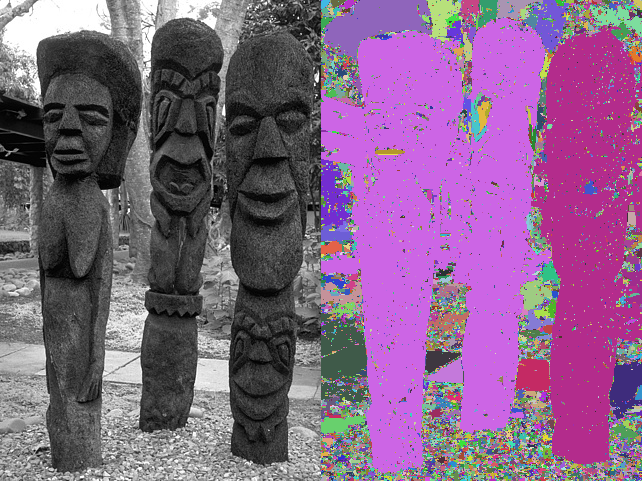
#> input picture visualizations/101085.png, 642 x 481 px, found by its file name; its folder holds only this picture in this run
$ python visualize.py --file ../visualizations/101085.png
#> lines starting #> are read from the running program, lines starting #| are printed output that depends on the picture
"""
visualize.py  –  Side-by-side visualization of original image vs segmentation mask.

Usage:
    python scripts/visualize.py                          # visualize all test images
    python scripts/visualize.py --file 108082.png        # single image
    python scripts/visualize.py --images train/images --masks train/masks  # train set
    python scripts/visualize.py --count 6               # first N images only

Output:
    visualizations/<filename>  –  side-by-side PNG (original | colorized segments)
"""

import os
import argparse
import numpy as np
from PIL import Image


# ─── deterministic colour palette ────────────────────────────────────────────
def _make_palette(n: int, seed: int = 42) -> np.ndarray:
    """Return (n, 3) uint8 RGB palette, reproducible across runs."""
    rng = np.random.default_rng(seed)
    palette = rng.integers(40, 230, size=(max(n, 1), 3), dtype=np.uint8)
    return palette


def colorize(mask: np.ndarray) -> np.ndarray:
    """Map integer segment labels → RGB image."""
    n_segs  = int(mask.max()) + 1
    palette = _make_palette(n_segs)
    rgb     = palette[mask % len(palette)]   # wrap for safety
    return rgb.astype(np.uint8)


def side_by_side(gray: np.ndarray, colored: np.ndarray) -> Image.Image:
    """Stitch grayscale (as RGB) and coloured mask side by side."""
    gray_rgb = np.stack([gray, gray, gray], axis=-1)
    canvas   = np.concatenate([gray_rgb, colored], axis=1)
    return Image.fromarray(canvas)


def process(img_path: str, mask_path: str, out_path: str) -> int:
#> called with img_path = 'test/images/../visualizations/101085.png'
    gray = np.array(Image.open(img_path).convert("L"), dtype=np.uint8)
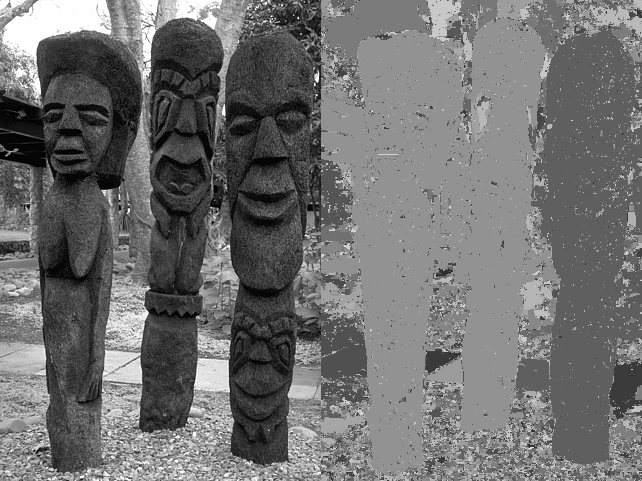
#> gray: shape (481, 642); min 0, max 255, mean 112.2
    mask = np.array(Image.open(mask_path), dtype=np.int32)
    colored  = colorize(mask)
#> in colorize, `n_segs  = int(mask.max()) + 1`: n_segs = 256
#> in _make_palette, `palette = rng.integers(40, 230, size=(max(n, 1), 3), dtype=np.uint8)`: palette = 256 rows, first 8: [140, 56, 226], [64, 186, 229], [147, 163, 111], [103, 106, 66], [56, 201, 121], [183, 53, 202], [144, 140, 56], [50, 139, 214]
    combined = side_by_side(gray, colored)
    combined.save(out_path)
    return int(mask.max()) + 1


def main():
    parser = argparse.ArgumentParser()
    parser.add_argument("--images", default="test/images")
    parser.add_argument("--masks",  default="predicted_masks")
    parser.add_argument("--out",    default="visualizations")
    parser.add_argument("--file",   default=None, help="Process a single filename")
    parser.add_argument("--count",  type=int, default=None, help="Limit to first N images")
    args = parser.parse_args()

    os.makedirs(args.out, exist_ok=True)

    if args.file:
        files = [args.file]
    else:
        files = sorted(f for f in os.listdir(args.masks) if f.endswith(".png"))
        if args.count:
            files = files[:args.count]

    print(f"Visualizing {len(files)} image(s) → '{args.out}/'")

    for fname in files:
        img_path  = os.path.join(args.images, fname)
        mask_path = os.path.join(args.masks,  fname)
        out_path  = os.path.join(args.out,    fname)

        if not os.path.exists(img_path):
            print(f"  [SKIP] {fname} – image not found")
            continue
        if not os.path.exists(mask_path):
            print(f"  [SKIP] {fname} – mask not found")
            continue

        n = process(img_path, mask_path, out_path)
        print(f"  {fname}  ({n:,} segments)  →  {out_path}")

    print("Done.")


if __name__ == "__main__":
#> (the run stopped early here; a loop or call above may not have finished)

$ run again, on visualizations/119082.png
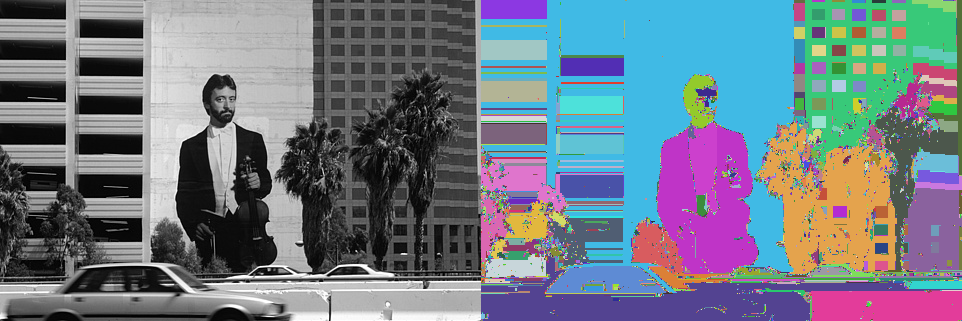
#> input picture visualizations/119082.png, 962 x 321 px, found by its file name
#> in process, `gray = np.array(Image.open(img_path).convert("L"), dtype=np.uint8)`:
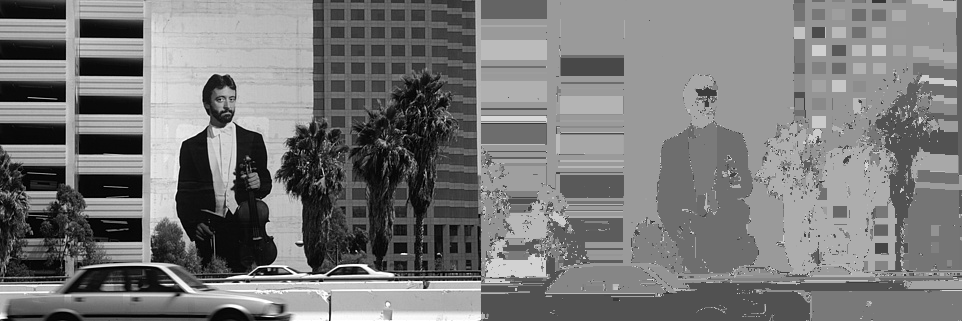
#> gray: shape (321, 962); min 0, max 255, mean 120.8
#> n_segs = 256
#> in _make_palette, `palette = rng.integers(40, 230, size=(max(n, 1), 3), dtype=np.uint8)`: palette = 256 rows, first 8: [140, 56, 226], [64, 186, 229], [147, 163, 111], [103, 106, 66], [56, 201, 121], [183, 53, 202], [144, 140, 56], [50, 139, 214]

$ run again, on visualizations/12084.png
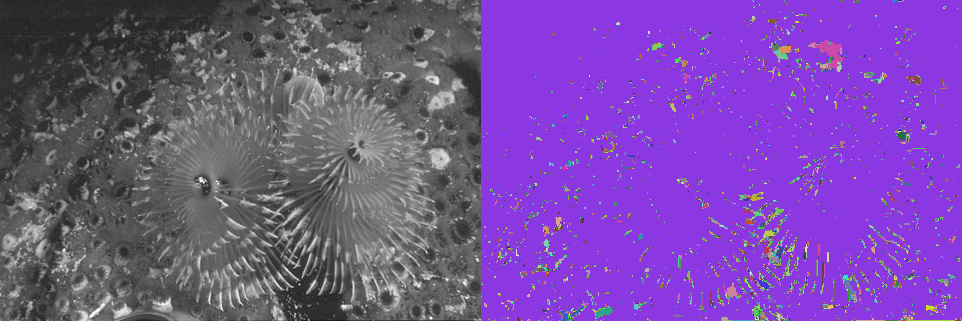
#> input picture visualizations/12084.png, 962 x 321 px, found by its file name
#> in process, `gray = np.array(Image.open(img_path).convert("L"), dtype=np.uint8)`:
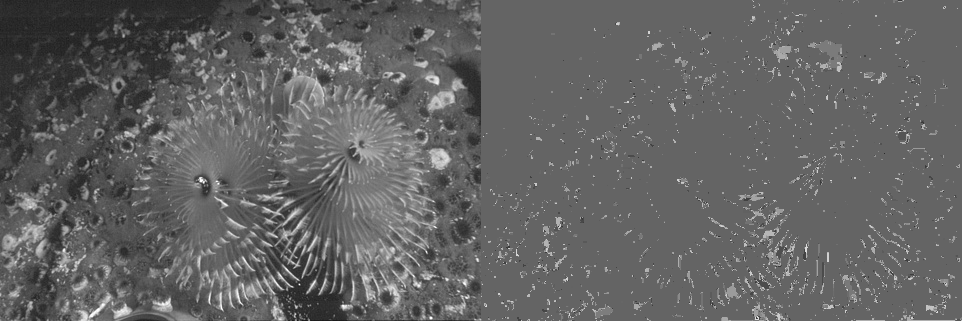
#> gray: shape (321, 962); min 22, max 255, mean 98.8
#> n_segs = 256
#> in _make_palette, `palette = rng.integers(40, 230, size=(max(n, 1), 3), dtype=np.uint8)`: palette = 256 rows, first 8: [140, 56, 226], [64, 186, 229], [147, 163, 111], [103, 106, 66], [56, 201, 121], [183, 53, 202], [144, 140, 56], [50, 139, 214]

$ run again, on visualizations/126007.png
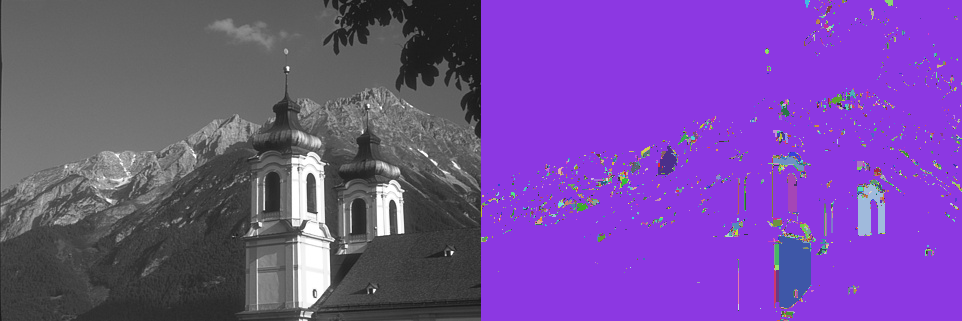
#> input picture visualizations/126007.png, 962 x 321 px, found by its file name
#> in process, `gray = np.array(Image.open(img_path).convert("L"), dtype=np.uint8)`:
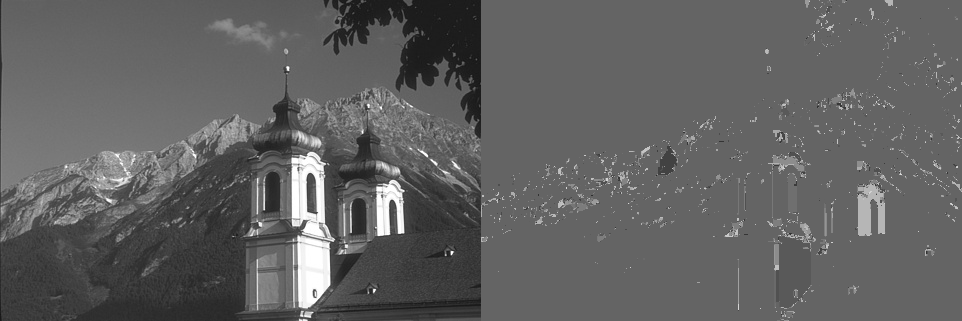
#> gray: shape (321, 962); min 21, max 255, mean 97
#> n_segs = 256
#> in _make_palette, `palette = rng.integers(40, 230, size=(max(n, 1), 3), dtype=np.uint8)`: palette = 256 rows, first 8: [140, 56, 226], [64, 186, 229], [147, 163, 111], [103, 106, 66], [56, 201, 121], [183, 53, 202], [144, 140, 56], [50, 139, 214]

$ run again, on visualizations/103070.png
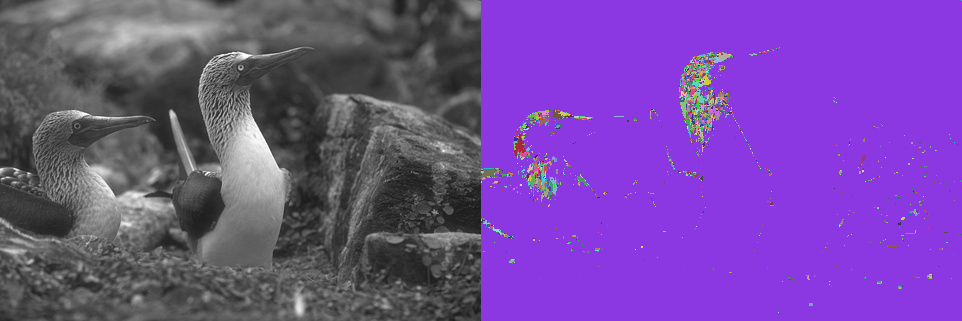
#> input picture visualizations/103070.png, 962 x 321 px, found by its file name
#> in process, `gray = np.array(Image.open(img_path).convert("L"), dtype=np.uint8)`:
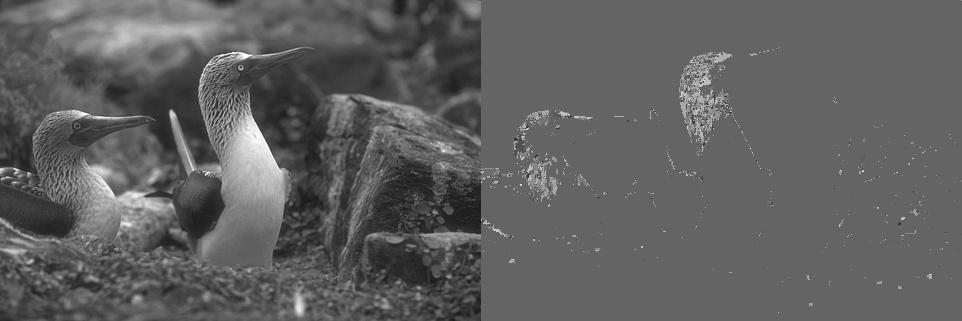
#> gray: shape (321, 962); min 24, max 255, mean 95.9
#> n_segs = 256
#> in _make_palette, `palette = rng.integers(40, 230, size=(max(n, 1), 3), dtype=np.uint8)`: palette = 256 rows, first 8: [140, 56, 226], [64, 186, 229], [147, 163, 111], [103, 106, 66], [56, 201, 121], [183, 53, 202], [144, 140, 56], [50, 139, 214]
